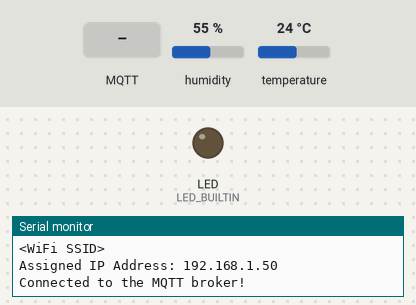
A sketch run on a simulated Raspberry Pi Pico W. On the bench: output pins drawn as LEDs (lit = HIGH), the last lines printed to the serial monitor. Inputs (shaded band) come from the test bench; at power-on: humidity 55 %, temperature 24 °C. WiFi joins after 1.5 s; servers stay silent unless stated; no MQTT or app messages arrive unless stated.

Above: at 2.7 s.
2.8 s: MQTT message "alert" arrives on the first subscribed topic
At 3.9 s:
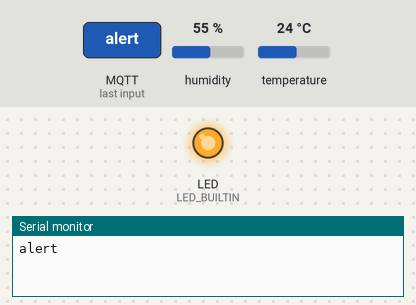
5.8 s: MQTT message "stopalert" arrives on the first subscribed topic
At 6.2 s:
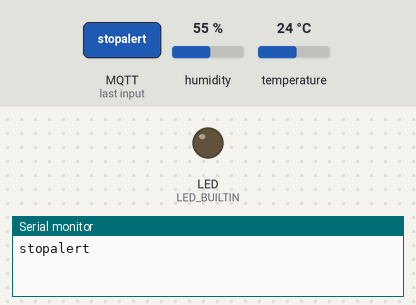
Timing chart, 0 to 8.8 s (numbered marks = the images above; inputs shaded):
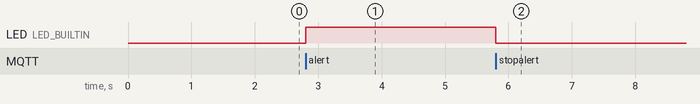

The sketch:

sketch_iot.ino
```cpp
#include <DHT.h>
#include <WiFi.h>
#include <ArduinoMqttClient.h>
#include "DHTReadings.h"

// DHT is connected at pin #2
#define DHTPIN 2u

// Type of DHT is DHT22
#define DHTTYPE DHT22

#define SUBQOS 2

using config_id_t = enum ConfigID : size_t {
  SSID,
  PASSWORD,
  MQTT_BROKER,
  MQTT_PORT,
  MQTT_TOPIC,
  USE_STATIC_IP
};

const char * const config[] = {
  // The config.h file must contain
  // 2 strings (separated by comma
  // of course). The first one is
  // the WiFi SSID while the second
  // one is the Password.
  #include "config.h"
};

const unsigned long interval = 8000;
unsigned long previousMillis = 0;


DHT dht(DHTPIN, DHTTYPE);

WiFiClient wifiClient{ };
MqttClient mqttClient{ wifiClient };

/** Compare a "bool" string to
 * to a bool value. The string
 * is NOT converted to lowercase
 * before checking.
 */
bool boolstrcmp(const char *str, bool value) {
  return (bool)(String(str) == ((value) ? "true" : "false"));
}

bool get_validated_port(int *outPort) {
  if (outPort != nullptr) {
    String strPort = String(config[MQTT_PORT]);
    long bufPort = strPort.toInt();
    *outPort = (int)bufPort;
    return !(
      bufPort == 0l &&
      strPort == "0" &&
      bufPort != ((long)*outPort)
    );
  }
  return false;
}

bool should_publish() {
  unsigned long currentMillis = millis();
  if (currentMillis - previousMillis >= interval) {
    previousMillis = currentMillis;
    return true;
  }
  return false;
}

void publish_sensor_data(const DHTReadings& readings, const float cHeatIndex, const float fHeatIndex) {
  // Publich humidity
  mqttClient.beginMessage(String(config[MQTT_TOPIC]) + "/humidity");
  mqttClient.print(readings.humidity());
  mqttClient.endMessage();
  // Publich temperature (Celsius)
  mqttClient.beginMessage(String(config[MQTT_TOPIC]) + "/ctemp");
  mqttClient.print(readings.cTemperature());
  mqttClient.endMessage();
  // Publich temperature (Fahrenheit)
  mqttClient.beginMessage(String(config[MQTT_TOPIC]) + "/ftemp");
  mqttClient.print(readings.fTemperature());
  mqttClient.endMessage();
  // Publich head index (Celsius)
  mqttClient.beginMessage(String(config[MQTT_TOPIC]) + "/cheatindex");
  mqttClient.print(cHeatIndex);
  mqttClient.endMessage();
  // Publich head index (Fahrenheit)
  mqttClient.beginMessage(String(config[MQTT_TOPIC]) + "/fheatindex");
  mqttClient.print(fHeatIndex);
  mqttClient.endMessage();
}

void print_sensor_data(const DHTReadings& readings, const float cHeatIndex, const float fHeatIndex) {
  Serial.print(F("Humidity: "));
  Serial.print(readings.humidity());
  Serial.print(F("%  Temperature: "));
  Serial.print(readings.cTemperature());
  Serial.print(F("°C "));
  Serial.print(readings.fTemperature());
  Serial.print(F("°F  Heat index: "));
  Serial.print(cHeatIndex);
  Serial.print(F("°C "));
  Serial.print(fHeatIndex);
  Serial.println(F("°F"));
}

void on_mqtt_message(int messageSize) {
  Serial.println();
  Serial.print("Received a message with topic '");
  Serial.print(mqttClient.messageTopic());
  Serial.print("', duplicate = ");
  Serial.print(mqttClient.messageDup() ? "true" : "false");
  Serial.print(", QoS = ");
  Serial.print(mqttClient.messageQoS());
  Serial.print(", retained = ");
  Serial.print(mqttClient.messageRetain() ? "true" : "false");
  Serial.print("', length ");
  Serial.print(messageSize);
  Serial.println(" bytes:");

  // use the Stream interface to print the contents
  char msg[(size_t) messageSize + 1u] = { '\0' };
  size_t i = 0;
  while (mqttClient.available() && i < messageSize) {
    msg[i] = (char)mqttClient.read();
    ++i;
  }

  Serial.println(msg);

  if (String(msg) == "alert") {
    digitalWrite(LED_BUILTIN, HIGH);
  } else if (String(msg) == "stopalert") {
    digitalWrite(LED_BUILTIN, LOW);
  } else {
    Serial.println("Unknown message");
  }

  Serial.println();
}

void setup() {
  // The baud rate is ignored as is
  // a USB connection. The method
  // has a default value of 115200
  // for parameter "baud" which is
  // later ignored.
  Serial.begin(/*115200*/);

  pinMode(LED_BUILTIN, OUTPUT);

  // Set the WiFi mode to STATION
  WiFi.mode(WIFI_STA);

  // Start the WiFi connection
  WiFi.begin(config[SSID], config[PASSWORD]);

  Serial.print(F("Connecting"));
  // Wait till the device connects to
  // the WiFi. Wait at least 1 second
  // between status checks.
  while (WiFi.status() != WL_CONNECTED) {
    delay(500u);
    Serial.print(F("."));
    delay(500u);
  }

  // After the device connects print the SSID
  Serial.println(F(""));
  Serial.println(F("Pico W is connected to WiFi network"));
  Serial.println(WiFi.SSID());

  if (boolstrcmp(config[USE_STATIC_IP], true)) {
    // ...
  }

  // Also, print the IP address of the device
  Serial.print(F("Assigned IP Address: "));
  Serial.println(WiFi.localIP());

  int port = 0;
  if (!get_validated_port(&port)) {
    Serial.printf("Validating port %s failed\n", config[MQTT_PORT]);
  } else {
    if (!mqttClient.connect(config[MQTT_BROKER], port)) {
      Serial.print(F("MQTT connection failed! Error code: "));
      Serial.println(mqttClient.connectError());
    } else {
      mqttClient.onMessage(on_mqtt_message);
      mqttClient.subscribe(String(config[MQTT_TOPIC]) + "/alerts", SUBQOS);
      Serial.println("Connected to the MQTT broker!");
    }
  }

  // Start measuring
  dht.begin();
}

void loop() {
  // Wait 2 seconds between measurements
  //delay(2000u);

  mqttClient.poll();

  if (should_publish()) {

    // Reading temperature or humidity
    // takes about 250 ms (sensor reading
    // can be up to 2 seconds old).

    DHTReadings readings{
      // Read humidity
      dht.readHumidity(),
      // Read temperature as Celsius (the default)
      dht.readTemperature(),
      // Read temperature as Fahrenheit (isFahrenheit = true)
      dht.readTemperature(true)
    };

    // Check if any of the readX calls
    // failed. If any one of them failed
    // return (in order to try again).
    if (readings.validate()) {
      Serial.println(F("Failed to read from DHT22 sensor!"));
      return;
    }

    // Compute heat index in Fahrenheit
    float fHeatIndex = readings.computeHeatIndex(&dht, true);
    // Compute heat index in Celsius
    float cHeatIndex = readings.computeHeatIndex(&dht);


    publish_sensor_data(readings, cHeatIndex, fHeatIndex);
    print_sensor_data(readings, cHeatIndex, fHeatIndex);
  }

}
```

DHTReadings.h
```cpp
#ifndef DHTREADINGS_H
#define DHTREADINGS_H 1

#include <cmath>
#include <DHT.h>

class DHTReadings {
public:
  inline DHTReadings(float humidity, float cTemperature, float fTemperature)
    :_humidity{ humidity }, _cTemperature{ cTemperature }, _fTemperature{ fTemperature }
  { }

  DHTReadings(const DHTReadings&) = default;

  virtual inline ~DHTReadings() { }

  DHTReadings& operator=(const DHTReadings&) = default;

  inline float humidity() const {
    return this->_humidity;
  }

  inline float cTemperature() const {
    return this->_cTemperature;
  }

  inline float fTemperature() const {
    return this->_fTemperature;
  }

  inline float computeHeatIndex(DHT *const dht, bool forFahrenheit = false) {
    float temp = (forFahrenheit) ? this-> _fTemperature : this->_cTemperature;
    return dht->computeHeatIndex(temp, this->_humidity, forFahrenheit);
  }

  inline bool validate() {
    return (
      std::isnan(this->_humidity) ||
      std::isnan(this->_cTemperature) ||
      std::isnan(this->_fTemperature)
    );
  }

private:
  float _humidity;
  float _cTemperature;
  float _fTemperature;
};

#endif // DHTREADINGS_H
```

config.h
```cpp
// WiFi SSID:
//   Replace <WiFi SSID> with the
//   actual SSID
"<WiFi SSID>",
// WiFi Password:
//   Replace <WiFi Password> with
//   the actual password
"<WiFi Password>",
// MQTT Broker:
//   Replace <MQTT Broker> with
//   the URL of the broker
"<MQTT Broker>",
// MQTT Port:
//   Replace <MQTT Port> with
//   the port at which the broker
//   listens to
"<MQTT Port>",
// MQTT Topic:
//   Replace <MQTT Topic> with
//   the *main* topic
"<MQTT Topic>",
// Use Static IP:
//   ...
"false"
```

Measured:
- after the input at 2.8 s, LED (LED_BUILTIN): LOW → HIGH at once
- after the input at 5.8 s, LED (LED_BUILTIN): HIGH → LOW at once
